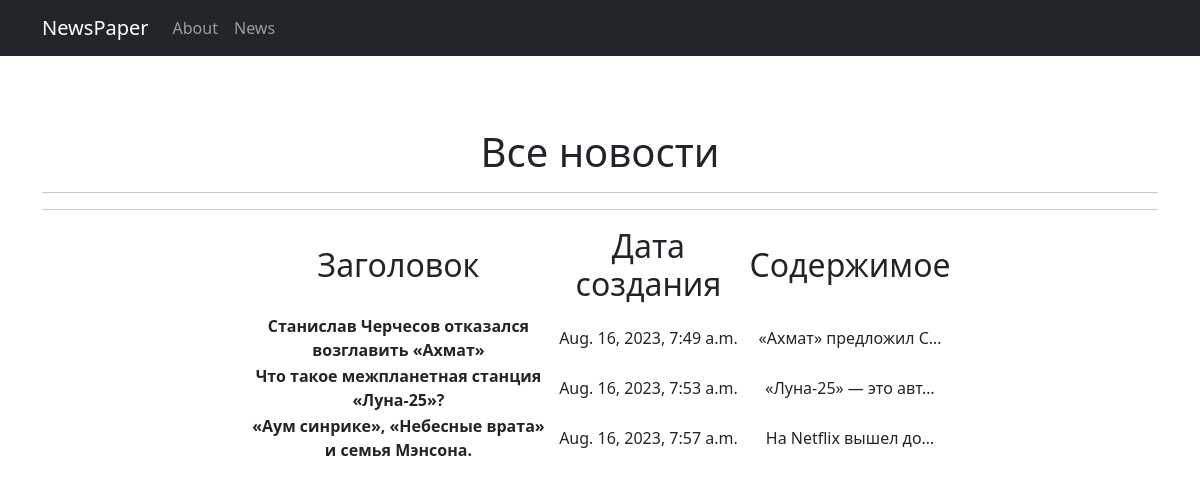
The page /news/ on the database as committed earlier.
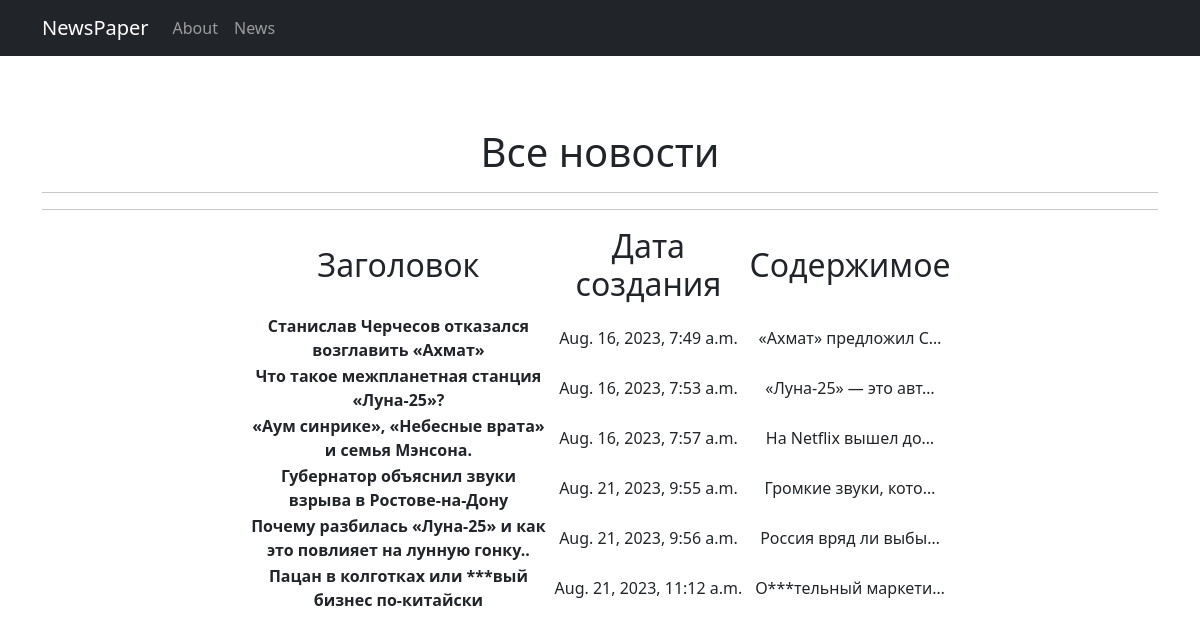
The same page on the database as committed later.
### news/models.py (models this page shows, shortened)
class Post(models.Model):
    CAT_CHOICE = (('NW', 'Новость'), ('AR', 'Статья'))
    author = models.ForeignKey(Author, on_delete=models.CASCADE)
    news_type = models.CharField(max_length=2, choices=CAT_CHOICE)
    create_date = models.DateTimeField(auto_now_add=True)
    cat_subject = models.ManyToManyField(Category, through='PostCategory')
    article_header = models.CharField(max_length=255)
    article_text = models.TextField()
    article_rating = models.SmallIntegerField(default=0)

### news/views.py (the view)
# urls.py: path('', PostList.as_view()),
class PostList(ListView):
    model = Post
    ordering = 'create_date'
    template_name = 'posts.html'
    context_object_name = 'posts'

### news/templatetags/custom_filters.py (called while the page is built)
@register.filter()
def censor(value):
    mat_list = ('хуй', 'хуев', 'хуё', 'хуи', 'хуя', 'пизд', 'бля', 'муда', 'пидор', 'пидар')
    for i in mat_list:
        if i in value.lower():
            value = value.replace(i, "***")
    return f'{value}'

### news/templates/posts.html (shortened to what this page needs)
{% extends 'flatpages/default.html' %}
{% load custom_filters %}
{% block content %}
<h1>Все новости</h1>
<hr><hr>
<table align="center">
    <tr>
               <td width="300" height="50"><h2>Заголовок</h2></td>
               <td width="200"><h2>Дата создания</h2></td>
               <td><h2>Содержимое</h2></td>
           </tr>
    {% for post in posts %}
    <tr>
        <td  height="50">
            <b>{{ post.article_header|censor }}  </b>
        </td>
        <td>
            {{ post.create_date }}
        </td>
        <td>
            {{ post.article_text|truncatechars:20|censor }}
        </td>
    </tr>
    {% endfor %}
</table>
{% endblock content %}

### templates/flatpages/default.html (shortened to what this page needs)
<!DOCTYPE html>
<html lang="en">
    <head>
        {% load static %}
        <link href="{% static 'css/styles.css' %}" rel="stylesheet" />
    </head>
    <body>
        <nav class="navbar navbar-expand-lg navbar-dark bg-dark static-top">
   <div class="container">
       <a class="navbar-brand" href="/admin/">NewsPaper</a>
       <div class="collapse navbar-collapse" id="navbarResponsive">
           <ul class="navbar-nav ml-auto">
               <li class="nav-item">
                   <a class="nav-link" href="/about/">About</a>
               </li>
               <li class="nav-item">
                   <a class="nav-link" href="/news/">News</a>
               </li>
           </ul>
       </div>
   </div>
</nav>
     <div class="container">
        <div class="row">
        <div class="col-lg-12 text-center">
    <br><br><br>
           {% block content %}{% endblock content %}
 </div>
   </div>
</div>
    </body>
</html>

Rows that differ between the two databases and show on the page:
added Post: article_header|censor "Губернатор объяснил звуки взрыва в Ростове-на-Дону", create_date "Aug. 21, 2023, 9:55 a.m.", article_text|censor "Громкие звуки, кото…"
added Post: article_header|censor "Почему разбилась «Луна-25» и как это повлияет на лунную гонку..", create_date "Aug. 21, 2023, 9:56 a.m.", article_text|censor "Россия вряд ли выбы…"
added Post: article_header|censor "Пацан в колготках или ***вый бизнес по-китайски", create_date "Aug. 21, 2023, 11:12 a.m.", article_text|censor "О***тельный маркети…"
